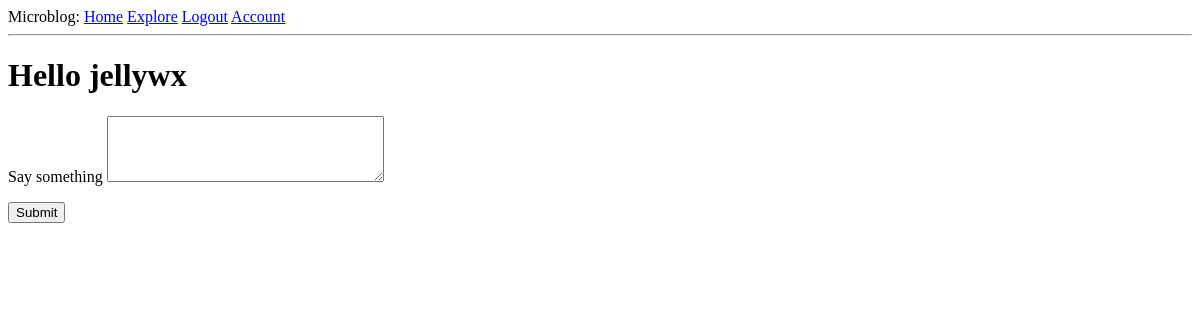
The page /index (signed in) on the database as committed earlier.
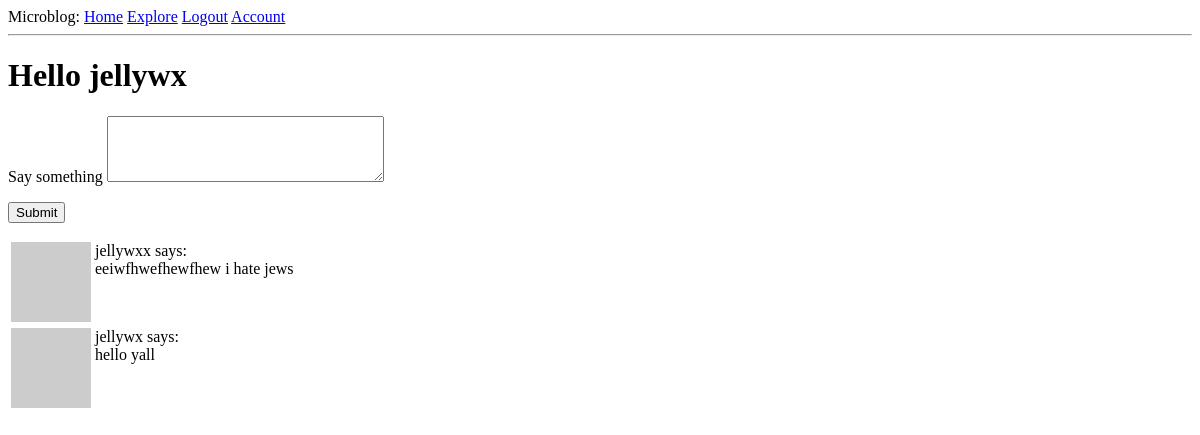
The same page on the database as committed later.
### app/models.py (models this page shows, shortened)
class Post(db.Model):
    id = db.Column(db.Integer, primary_key=True)
    body = db.Column(db.String(140))
    timestamp = db.Column(db.DateTime, index=True, default=datetime.utcnow)
    user_id = db.Column(db.Integer, db.ForeignKey('user.id'))

class User(UserMixin, db.Model):
    id = db.Column(db.Integer, primary_key=True)
    username = db.Column(db.String(64), index=True, unique=True)
    email = db.Column(db.String(120), index=True, unique=True)
    password_hash = db.Column(db.String(128))
    about_me = db.Column(db.String(140))
    last_seen = db.Column(db.DateTime, default=datetime.utcnow)
    posts = db.relationship('Post', backref='author', lazy='dynamic')
    followed = db.relationship(
        'User', secondary=followers,
        primaryjoin=(followers.c.follower_id == id),
        secondaryjoin=(followers.c.followed_id == id),
        backref=db.backref('followers', lazy='dynamic'), lazy='dynamic'
    )
    def avatar(self, size=80):
        digest = md5(self.email.lower().encode('utf-8')).hexdigest()
        return 'https://www.gravatar.com/avatar/{}?d=identicon&s={}'.format(digest, size)
    def followed_posts(self):
        followed = Post.query.join(followers, (followers.c.followed_id == Post.user_id)).filter(followers.c.follower_id == self.id)
        own = Post.query.filter_by(user_id=self.id)
        return followed.union(own).order_by(Post.timestamp.desc())

### app/routes.py (the view)
@app.route('/', methods=['GET', 'POST'])
@app.route('/index', methods=['GET', 'POST'])
@login_required
def index():
    form = PostForm()
    if form.validate_on_submit():
        post = Post(body=form.post.data, author=current_user)
        db.session.add(post)
        db.session.commit()
        flash('Your post has been added.')
        return redirect(url_for('index'))
    posts = current_user.followed_posts().all()
    return render_template('index.html', title='Home', user=current_user, posts=posts, form=form)

### app/forms.py
class PostForm(FlaskForm):
    post = TextAreaField('Say something', validators=[DataRequired(), Length(min=1, max=140)])
    submit=SubmitField('Submit')

### app/models.py (called while the page is built)
@login.user_loader
def load_user(id):
    return User.query.get(int(id))

### app/routes.py (called while the page is built)
@app.before_request
def before_request():
    if current_user.is_authenticated:
        current_user.last_seen = datetime.utcnow()
        db.session.commit()

### app/templates/index.html (shortened to what this page needs)
{% extends "base.html" %}
{% block content %}
  <h1>Hello {{ user.username }}</h1>
  {% if form %}
  <form action="" method="POST">
    <p>
      {{ form.post.label }}
      {{ form.post(cols=32, rows=4) }}
    </p>
    <p>
      {{ form.submit() }}
    </p>
  </form>
  {% endif %}
  {% for post in posts %}
    {% include "_post.html" %}
  {% endfor %}
{% endblock %}

### app/templates/_post.html
<table>
  <tr valign="top">
    <td><img src="{{ post.author.avatar(36) }}"></td>
    <td>{{ post.author.username }} says:<br>{{ post.body }}</td>
  </tr>
</table>

Rows that differ between the two databases and show on the page:
added Post: author.username "jellywxx", body "eeiwfhwefhewfhew i hate jews"
added Post: author.username "jellywx", body "hello yall"
